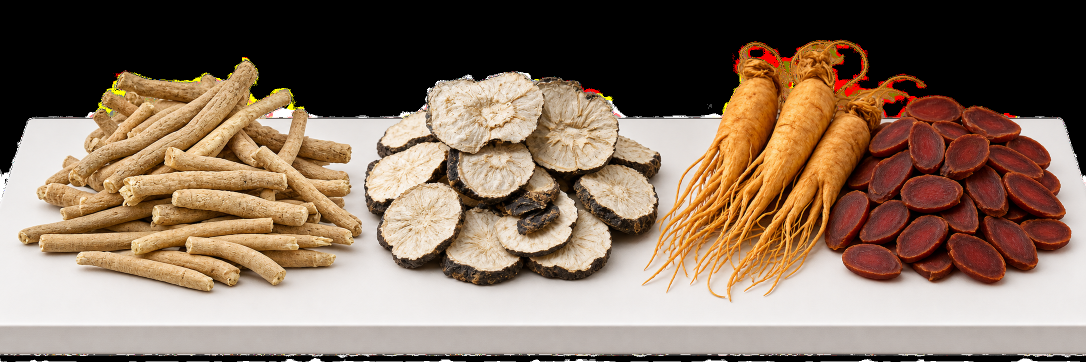
#> input picture assets-library/generated/photo-ashwagandha-black-maca-red-ginseng-white-table.png, 2172 x 724 px (shown at 1/2 size)
$ python offer_cutout.py ../../../assets-library/generated/photo-ashwagandha-black-maca-red-ginseng-white-table.png out.png
#> lines starting #> are read from the running program, lines starting #| are printed output that depends on the picture; after the words box and inside, x2 and y2 are one past the last pixel; in counts of white or black regions, pixels touching at a corner belong together
#!/usr/bin/env python3
"""Upright, white-balance and cut out an offer packshot shot on a light backdrop.

    python offer_cutout.py <src.jpg> <out.png> [--rotate cw|ccw|none] [--crop l,t,r,b] [--preview p.jpg]

--crop is in fractions of the rotated image (drops tape / backdrop edges before cutting).
The backdrop is estimated from the border, scaled to near-white, then GrabCut (seeded by a
difference-from-backdrop mask) separates the products; the clear plastic bag keeps a soft edge.
Output: RGBA PNG cropped to the products, max 1400 px tall.
"""
import argparse
import cv2
import numpy as np

ap = argparse.ArgumentParser()
ap.add_argument("src"); ap.add_argument("out")
ap.add_argument("--rotate", default="cw")
ap.add_argument("--crop", default="0,0,0,0")
ap.add_argument("--preview")
ap.add_argument("--hull-x", type=float, default=None,
                help="replace the mask right of this x fraction by its convex hull (clean pouch shape for a clear bag)")
ap.add_argument("--smooth", type=int, default=0, help="round ragged outlines: closing + blur radius in px")
ap.add_argument("--smooth-boxes", default="", help="limit smoothing to these fractional boxes 'x0,y0,x1,y1;...' (keeps jars sharp)")
a = ap.parse_args()

img = cv2.imread(a.src)
#> img is the input picture: shape (724, 2172, 3); mean B, G, R 95.3, 112.9, 134.7
if a.rotate == "cw":
    img = cv2.rotate(img, cv2.ROTATE_90_CLOCKWISE)
#> img: shape (2172, 724, 3)
elif a.rotate == "ccw":
    img = cv2.rotate(img, cv2.ROTATE_90_COUNTERCLOCKWISE)
s = 1600 / max(img.shape[:2])
#> s = 0.737
img = cv2.resize(img, None, fx=s, fy=s, interpolation=cv2.INTER_AREA)
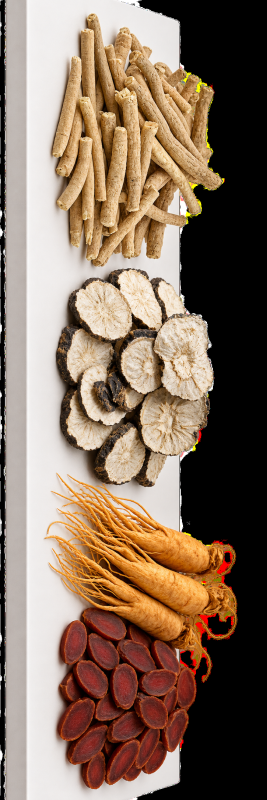
#> img: shape (1600, 533, 3) (shown at 1/2 size); mean B, G, R 95.3, 112.9, 134.8
h, w = img.shape[:2]
#> h = 1600; w = 533
l, t, r, b = (float(v) for v in a.crop.split(","))
img = img[int(t * h):h - int(b * h), int(l * w):w - int(r * w)]
h, w = img.shape[:2]

# white balance + exposure from the backdrop (border median)
border = np.concatenate([img[:20].reshape(-1, 3), img[-20:].reshape(-1, 3), img[:, :20].reshape(-1, 3), img[:, -20:].reshape(-1, 3)])
bg = np.median(border, axis=0)
#> bg = [0, 0, 0]
img = np.clip(img.astype(np.float32) * (242.0 / np.maximum(bg, 1)), 0, 255)
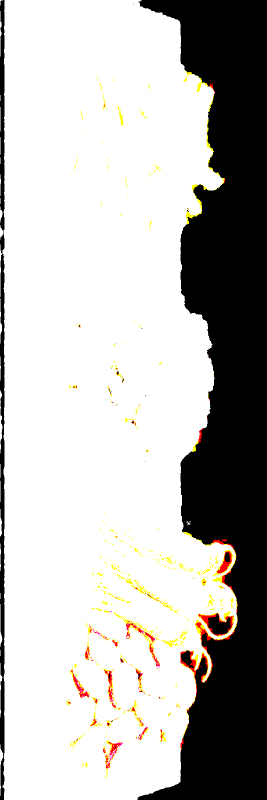
#> img: shape (1600, 533, 3) float64 (shown at 1/2 size); mean B, G, R 181, 183.8, 185.5
# gentle contrast so the products don't look washed out
img = np.clip((img - 128) * 1.12 + 128 + 4, 0, 255).astype(np.uint8)

diff = np.abs(img.astype(np.int16) - np.array([244, 244, 244])).max(axis=2)
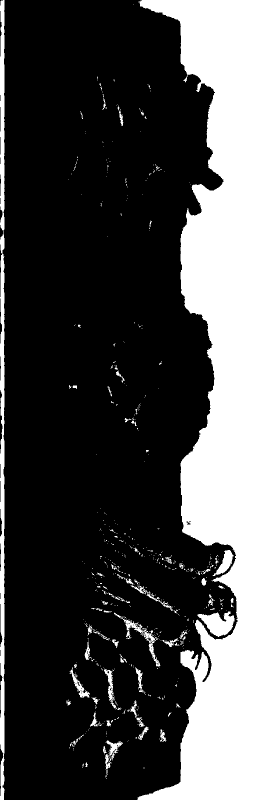
#> diff: shape (1600, 533) int64 (shown at 1/2 size); values 11 (black) and 244 (white), 29% white; 574 white regions (501 under 20 px), largest, box (x1, y1, x2, y2) and area: (275, 0, 533, 1600) 223371, (0, 0, 9, 1600) 11826, (395, 1223, 469, 1274) 2144
hsv = cv2.cvtColor(img, cv2.COLOR_BGR2HSV)
#> hsv: shape (1600, 533, 3); mean H, S, V 0.4, 4.4, 185.5
fg_hint = ((diff > 28) | (hsv[..., 1] > 40)).astype(np.uint8)
fg_hint = cv2.morphologyEx(fg_hint, cv2.MORPH_CLOSE, np.ones((25, 25), np.uint8))
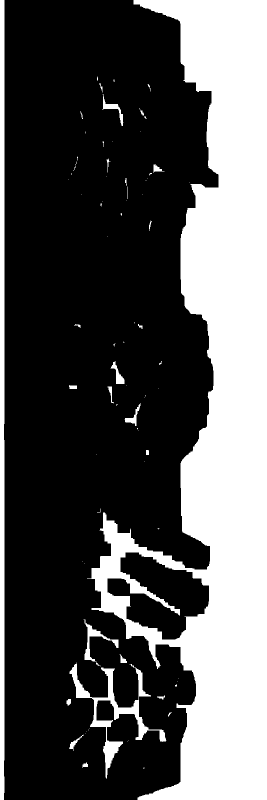
#> fg_hint: shape (1600, 533) (shown at 1/2 size); values 0 (black) and 1 (white), 32.8% white; 79 white regions (52 under 20 px), largest, box (x1, y1, x2, y2) and area: (174, 0, 533, 1600) 254173, (0, 0, 9, 1600) 14322, (139, 1325, 333, 1557) 6717
ys, xs = np.nonzero(fg_hint)
x0, x1 = np.percentile(xs, [0.5, 99.5]).astype(int)
#> x0 = 0; x1 = 532
y0, y1 = np.percentile(ys, [0.5, 99.5]).astype(int)
#> y0 = 5; y1 = 1594
pad = 25
rect = (max(0, x0 - pad), max(0, y0 - pad), min(w, x1 + pad) - max(0, x0 - pad), min(h, y1 + pad) - max(0, y0 - pad))
#> rect = (0, 0, 533, 1600)

mask = np.full((h, w), cv2.GC_BGD, np.uint8)
rx, ry, rw, rh = rect
#> rx = 0; ry = 0; rw = 533; rh = 1600
mask[ry:ry + rh, rx:rx + rw] = cv2.GC_PR_BGD
mask[(fg_hint > 0)] = cv2.GC_PR_FGD
core = cv2.erode(fg_hint, np.ones((31, 31), np.uint8))
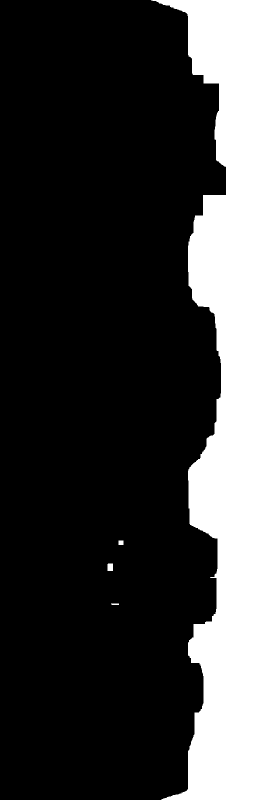
#> core: shape (1600, 533) (shown at 1/2 size); values 0 (black) and 1 (white), 24% white; 4 white regions, box (x1, y1, x2, y2) and area: (302, 0, 533, 1600) 204218, (215, 1127, 226, 1142) 164, (237, 1081, 247, 1090) 90, (222, 1207, 238, 1210) 46
mask[(core > 0) & (diff > 45)] = cv2.GC_FGD
bgd, fgd = np.zeros((1, 65), np.float64), np.zeros((1, 65), np.float64)
cv2.grabCut(img, mask, None, bgd, fgd, 6, cv2.GC_INIT_WITH_MASK)
fg = np.where((mask == cv2.GC_FGD) | (mask == cv2.GC_PR_FGD), 255, 0).astype(np.uint8)

# keep big blobs only, fill holes
n, lab, stats, _ = cv2.connectedComponentsWithStats(fg)
keep = np.zeros_like(fg)
for i in range(1, n):
    if stats[i, cv2.CC_STAT_AREA] > 0.01 * w * h:
        keep[lab == i] = 255
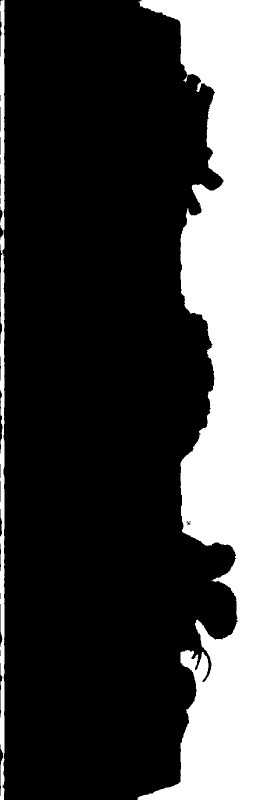
#> keep: shape (1600, 533) (shown at 1/2 size); 27.6% white; 2 white regions
cnts, _ = cv2.findContours(keep, cv2.RETR_EXTERNAL, cv2.CHAIN_APPROX_NONE)
fg = np.zeros_like(keep)
cv2.drawContours(fg, cnts, -1, 255, -1)
#> fg: shape (1600, 533); 27.6% white; 2 white regions, box (x1, y1, x2, y2) and area: (275, 0, 533, 1600) 223401, (0, 0, 9, 1600) 11826
fg = cv2.morphologyEx(fg, cv2.MORPH_OPEN, np.ones((5, 5), np.uint8))
if a.smooth:
    k = cv2.getStructuringElement(cv2.MORPH_ELLIPSE, (a.smooth * 2 + 1, a.smooth * 2 + 1))
    sm = cv2.morphologyEx(fg, cv2.MORPH_CLOSE, k)
    sm = np.where(cv2.GaussianBlur(sm, (0, 0), a.smooth / 2) > 127, 255, 0).astype(np.uint8)
    if a.smooth_boxes:
        region = np.zeros_like(fg)
        for bx in a.smooth_boxes.split(";"):
            bx0, by0, bx1, by1 = (float(v) for v in bx.split(","))
            region[int(by0 * h):int(by1 * h), int(bx0 * w):int(bx1 * w)] = 1
        fg = np.where(region > 0, sm, fg).astype(np.uint8)
    else:
        fg = sm
if a.hull_x is not None:
    xs_cut = int(a.hull_x * w)
    part = np.zeros_like(fg)
    part[:, xs_cut:] = fg[:, xs_cut:]
    pts = cv2.findNonZero(part)
    if pts is not None:
        hull = cv2.convexHull(pts)
        region = np.zeros_like(fg)
        cv2.fillConvexPoly(region, hull, 255)
        region[:, :xs_cut] = 0
        fg = np.maximum(fg, region)
alpha =cv2.GaussianBlur(cv2.erode(fg, np.ones((3, 3), np.uint8)), (5, 5), 0)
#> fg: shape (1600, 533); 27.5% white; 13 white regions, largest, box (x1, y1, x2, y2) and area: (276, 0, 533, 1600) 223078, (0, 1, 9, 421) 3363, (0, 1068, 9, 1275) 1617

ys, xs = np.nonzero(alpha > 8)
rgba = cv2.cvtColor(img, cv2.COLOR_BGR2BGRA)
rgba[..., 3] = alpha
crop = rgba[ys.min():ys.max() + 1, xs.min():xs.max() + 1]
if crop.shape[0] > 1400:
    k = 1400 / crop.shape[0]
#> k = 0.875
    crop = cv2.resize(crop, None, fx=k, fy=k, interpolation=cv2.INTER_AREA)
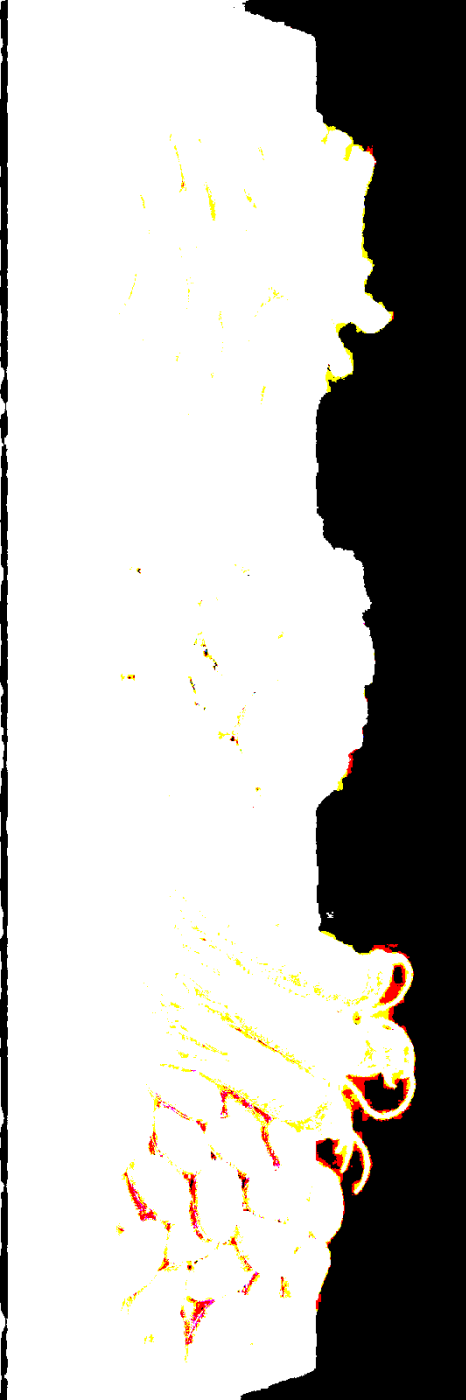
#> crop: shape (1400, 466, 4); mean B, G, R, A 181.3, 184, 185.6, 68.2
cv2.imwrite(a.out, crop)
print(a.out, crop.shape[1], "x", crop.shape[0])
#| out.png 466 x 1400
if a.preview:
    al = crop[..., 3:4].astype(np.float32) / 255
    def comp(c):
        base = np.zeros_like(crop[..., :3], dtype=np.float32) + np.array(c, np.float32)
        return (crop[..., :3] * al + base * (1 - al)).astype(np.uint8)
    pv = np.hstack([comp((40, 32, 26)), comp((110, 150, 120))])
    k = 700 / pv.shape[0]
    cv2.imwrite(a.preview, cv2.resize(pv, None, fx=k, fy=k))
